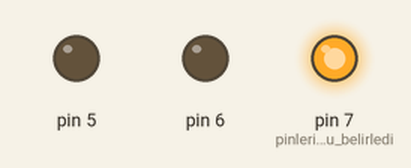
A sketch run on a simulated Arduino Uno, built with avr-gcc and run on an emulated ATmega328P. Shown: output pins drawn as LEDs (lit = HIGH).

Above: at 5.0 s.
At 11.0 s:
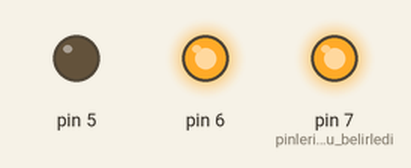
At 14.5 s:
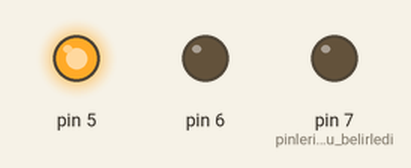
Timing chart, 0 to 22.1 s (numbered marks = the images above):
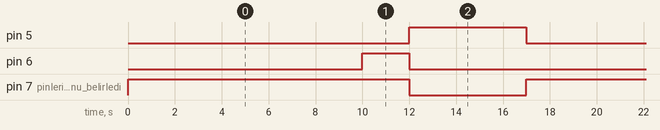

The sketch:

trafikIsiklari.ino
```cpp
void setup()
{
  pinMode(7, OUTPUT);       // pinlerin modunu belirledik.
  pinMode(6, OUTPUT);
  pinMode(5, OUTPUT);
}

void loop()
{
  digitalWrite(7, HIGH);     // kırmızı ışığı yakıyoruz.
  delay(10000);              // 10 saniye bekletiyoruz.
  digitalWrite(6, HIGH);     // sarı ışığı yakıyoruz.
  delay(2000);               // 2 saniye bekletiyoruz.
  digitalWrite(7, LOW);      // kırmızı ışığı söndürüyoruz.
  digitalWrite(6, LOW);      // sarı ışığı söndürüyoruz.
  digitalWrite(5, HIGH);     // yeşil ışığı yakıyoruz.
  delay(5000);               // 5 saniye bekletiyoruz.
  digitalWrite(5, LOW);      // yeşil ışığı söndürüyoruz.
}
```

Measured:
- by itself, pin 5: alternates HIGH for 5.0 s and LOW for 12.0 s
- by itself, pin 6: alternates HIGH for 2.0 s and LOW for 15.0 s
- by itself, pin 7 (pinlerin_modunu_belirledi): alternates HIGH for 12.0 s and LOW for 5.0 s
